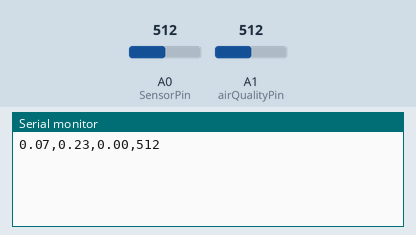
Recording of a sketch running on a simulated Arduino Uno, built with avr-gcc and run on an emulated ATmega328P. Shown: the last lines printed to the serial monitor. The test bench sets the inputs (shaded band); at power-on: A0 (SensorPin) = 512, A1 (airQualityPin) = 512.

Above: at 2.3 s.
2.4 s: A0 (SensorPin) set to 716
3.9 s: A1 (airQualityPin) set to 716
At 3.9 s:
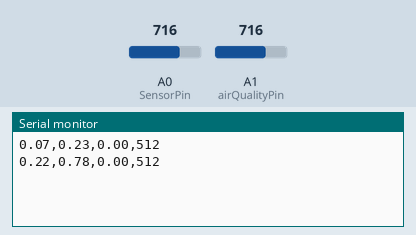
5.4 s: A0 (SensorPin) set to 900
At 5.4 s:
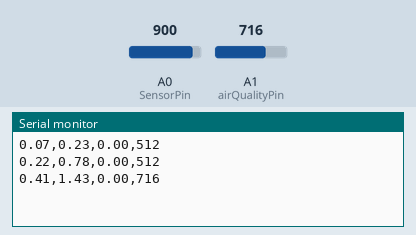
6.9 s: A1 (airQualityPin) set to 900
At 6.9 s:
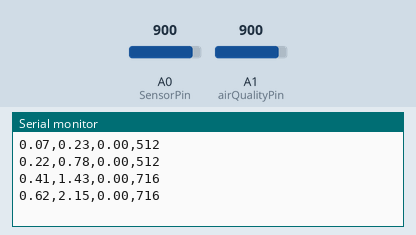
Timing chart, 0 to 9.4 s (numbered marks = the images above; inputs shaded):
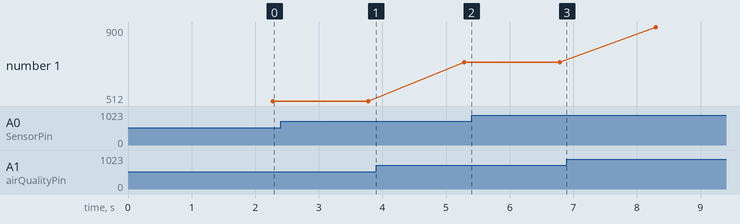

Measured:
- plotted number 1: 512 → 716 after the input at 3.9 s, 716 → 900 after the input at 6.9 s

The sketch:

ROAD-Proyect.ino
```cpp
#include <OneWire.h>
#include <DallasTemperature.h>
#define SensorPin A0            //pH meter Analog output to Arduino Analog Input 0
#define Offset 0.00            //deviation compensate
#define samplingInterval 20
#define printInterval 800
#define ArrayLenth  40    //times of collection
float voltage,phValue,temperature = 25;
const int SENSOR_PIN = 13;
const int airQualityPin = A1; // Connect the sensor to analog pin A1
int pHArray[ArrayLenth];   //Store the average value of the sensor feedback
int pHArrayIndex=0;
OneWire oneWire(SENSOR_PIN);         // setup a oneWire instance
DallasTemperature tempSensor(&oneWire); // pass oneWire to DallasTemperature library
float tempCelsius;    // temperature in Celsius
float tempFahrenheit; // temperature in Fahrenheit

void setup(void)
{
  Serial.begin(9600);
  tempSensor.begin();
}
void loop(void)
{
  tempSensor.requestTemperatures();             // send the command to get temperatures
  int sensorValue = analogRead(airQualityPin);
  static unsigned long samplingTime = millis();
  static unsigned long printTime = millis();
  static float pHValue;
  if(millis()-samplingTime > samplingInterval)
  {
      pHArray[pHArrayIndex++]=analogRead(SensorPin);
      if(pHArrayIndex==ArrayLenth)pHArrayIndex=0;
      voltage = avergearray(pHArray, ArrayLenth)*5.0/1024;
      pHValue = 3.5*voltage+Offset;
      samplingTime=millis();
  }
  if(millis() - printTime > printInterval)   //Every 800 milliseconds, print a numerical, convert the state of the LED indicator
  {


    Serial.print(voltage,2); //pH sensor Voltage
    Serial.print(",");
    Serial.print(pHValue,2); //pH sensor value
    Serial.print(",");
    Serial.print(tempFahrenheit,2); //temp value
    Serial.print(",");
    Serial.println(sensorValue); //Air Quality sensor Value
    printTime=millis();
  }
}
double avergearray(int* arr, int number){
  int i;
  int max,min;
  double avg;
  long amount=0;
  if(number<=0){
    //Serial.println("Error number for the array to avraging!/n");
    return 0;
  }
  if(number<5){   //less than 5, calculated directly statistics
    for(i=0;i<number;i++){
      amount+=arr[i];
    }
    avg = amount/number;
    return avg;
  }else{
    if(arr[0]<arr[1]){
      min = arr[0];max=arr[1];
    }
    else{
      min=arr[1];max=arr[0];
    }
    for(i=2;i<number;i++){
      if(arr[i]<min){
        amount+=min;        //arr<min
        min=arr[i];
      }else {
        if(arr[i]>max){
          amount+=max;    //arr>max
          max=arr[i];
        }else{
          amount+=arr[i]; //min<=arr<=max
        }
      }//if
    }//for
    avg = (double)amount/(number-2);
  }//if
  return avg;

  tempCelsius = tempSensor.getTempCByIndex(0);  // read temperature in Celsius
  tempFahrenheit = tempCelsius * 9 / 5 + 32; // convert Celsius to Fahrenheit


}
```
